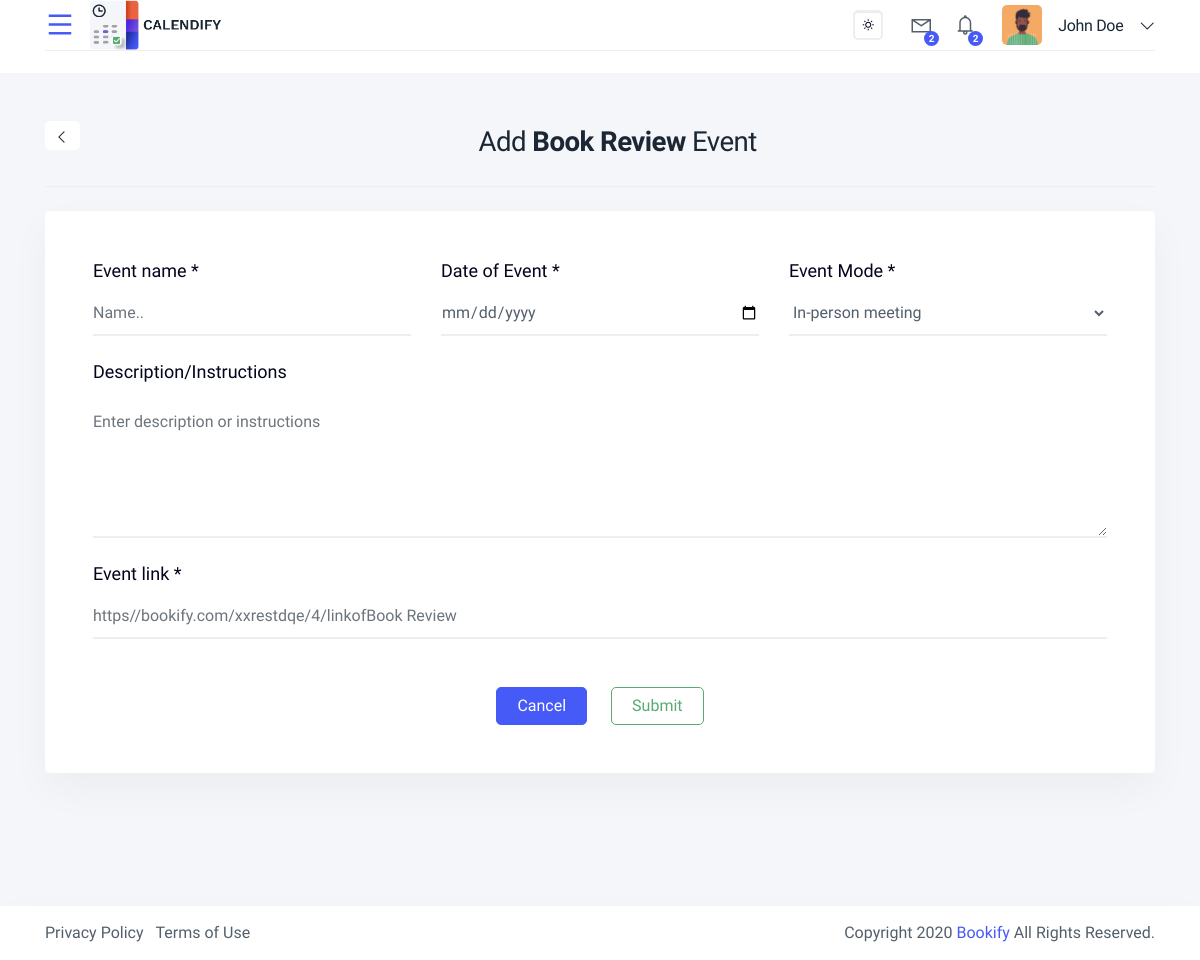
The app's page /add-event/4 (signed in) with its own data.
### app/models.py (models this page shows, shortened)
class User(UserMixin, db.Model):
    __tablename__ = 'users'
    id = db.Column(db.Integer, primary_key=True)
    username = db.Column(db.String(64), index=True, )
    first_name = db.Column(db.String(64), index=True,)
    last_name = db.Column(db.String(64), index=True,)
    email = db.Column(db.String(120), index=True, unique=True)
    password_hash = db.Column(db.String(128))
    user_role = db.Column(db.Integer)
    events = db.relationship('Event', backref='User', lazy=True)

class EventGroup(db.Model):
    __tablename__ = 'event_groups'
    id = db.Column(db.Integer, primary_key=True)
    name = db.Column(db.String(100), nullable=False)
    description = db.Column(db.Text)
    created_at = db.Column(db.DateTime, default=datetime.utcnow)
    events = db.relationship('Event', backref='event_group', lazy=True)

### app/services/views.py (the view, shortened to what this page needs)
@bp.route('/add-event/<int:id>', methods=['GET', 'POST'])
@login_required
def add_event(id):
    group_data = EventGroup.query.get_or_404(id)
    return render_template('services/add-event.html', title='Register', group_data=group_data)

### app/models.py (called while the page is built)
@login.user_loader
def load_user(user_id):
    return User.query.get(user_id)

### app/templates/services/add-event.html (shortened to what this page needs)
﻿{% extends "header.html" %}
{% block body %}
      <div class="content-page">
    <div class="container">
        <div class="row">
            <div class="col-lg-12 mb-4">
                <div class="py-4 border-bottom">
                    <div class="float-left"><a href="/new-event" class="badge bg-white back-arrow"><i class="las la-angle-left"></i></a></div>
                    <div class="form-title text-center">
                        <h3>Add <b>{{ group_data.name }}</b> Event</h3>
                    </div>
                </div>
            </div>
         <div class="col-lg-12">
  <div class="card card-block card-stretch create-workform">
    <div class="card-body p-5">
      <div class="row">
        <div class="col-lg-4 mb-4">
          <label class="title">Event name *</label>
          <input type="text" class="form-control" placeholder="Name.." name="eventName">
        </div>
        <div class="col-lg-4 mb-4">
          <label class="title">Date of Event *</label>
          <input type="date" class="form-control" placeholder="Name.." name="eventDate">
        </div>
        <div class="col-lg-4 mb-4">
          <label class="title">Event Mode *</label>
          <div class="search-dropdown-select device-search">
            <select name="location" class="form-control">
              <option value="in-person-meeting">In-person meeting</option>
            </select>
          </div>
        </div>
        <div class="col-lg-12 mb-4">
          <label class="title mb-3">Description/Instructions</label>
          <textarea id="editar" class="form-control" rows="4" placeholder="Enter description or instructions" name="description"></textarea>
        </div>
        <div class="col-lg-12 mb-4">
          <label class="title">Event link *</label>
          <input type="text" class="form-control" name="eventLink"  placeholder="https//bookify.com/xxrestdqe/{{group_data.id}}/linkof{{group_data.name}}" read-only>
        </div>
        <div class="col-lg-12 mt-4">
          <div class="d-flex flex-wrap align-items-ceter justify-content-center">
            <div class="btn btn-primary mr-4">
              <a href="/dashboard" class="cancel-btn">Cancel</a>
            </div>
            <button type="submit" id="submit-create" class="btn btn-outline-success">Submit</button>
          </div>
        </div>
      </div>
    </div>
  </div>
</div>
        </div>
    </div>
      </div>
    </div>
{% endblock %}

### app/templates/header.html (shortened to what this page needs)
<!doctype html>
<html lang="en">
  <head>
        <link href="{{ url_for('static', filename='book/css/backend.min.css') }}" rel="stylesheet">
        <link href="{{ url_for('static', filename='book/vendor/@fortawesome/fontawesome-free/css/all.min.css') }}" rel="stylesheet">
        <link href="{{ url_for('static', filename='book/vendor/line-awesome/dist/line-awesome/css/line-awesome.min.css') }}" rel="stylesheet">
        <link href="{{ url_for('static', filename='book/vendor/remixicon/fonts/remixicon.css') }}" rel="stylesheet">
        <link rel="stylesheet" href="{{ url_for('static', filename='book/vendor/fullcalendar/core/main.css') }}">
        <link rel="stylesheet" href="{{ url_for('static', filename='book/vendor/fullcalendar/daygrid/main.css') }}">
        <link rel="stylesheet" href="{{ url_for('static', filename='book/vendor/fullcalendar/timegrid/main.css') }}">
        <link rel="stylesheet" href="{{ url_for('static', filename='book/vendor/fullcalendar/list/main.css') }}">
</head>
<body class="fixed-top-navbar top-nav  ">
    <div class="wrapper">
      <div class="iq-top-navbar">
          <div class="container">
              <div class="iq-navbar-custom">
                  <div class="d-flex align-items-center justify-content-between">
                      <div class="iq-navbar-logo d-flex align-items-center justify-content-between">
                          <i class="ri-menu-line wrapper-menu"></i>
                          <a href="/" class="header-logo">
                            <img src="{{ url_for('static', filename='book/images/logo.png') }}" class="img-fluid rounded-normal light-logo" alt="logo">
                          </a>
                      </div>
                        {% if  current_user.is_authenticated %}
                      <nav class="navbar navbar-expand-lg navbar-light p-0">
                          <div class="change-mode">
                              <div class="custom-control custom-switch custom-switch-icon custom-control-indivne">
                                  <div class="custom-switch-inner">
                                      <label class="custom-control-label" for="dark-mode" data-mode="toggle">
                                          <span class="switch-icon-right"><i class="a-right ri-sun-line"></i></span>
                                      </label>
                                  </div>
                              </div>
                          </div>
                          <div class="collapse navbar-collapse" id="navbarSupportedContent">
                              <ul class="navbar-nav ml-auto navbar-list align-items-center">
                                  <li class="nav-item nav-icon dropdown ml-3">
                                      <a href="#" class="search-toggle dropdown-toggle" id="dropdownMenuButton2" data-toggle="dropdown" aria-haspopup="true" aria-expanded="false">
                                          <i class="las la-envelope"></i>
                                          <span class="badge badge-primary count-mail rounded-circle">2</span>
                                      </a>
                                  </li>
                                  <li class="nav-item nav-icon dropdown">
                                      <a href="#" class="search-toggle dropdown-toggle" id="dropdownMenuButton" data-toggle="dropdown" aria-haspopup="true" aria-expanded="false">
                                          <i class="las la-bell"></i>
                                          <span class="badge badge-primary count-mail rounded-circle">2</span>
                                      </a>
                                  </li>
                                  <li class="caption-content">
                                      <a href="#" class="search-toggle dropdown-toggle d-flex align-items-center" id="dropdownMenuButton3" data-toggle="dropdown" aria-haspopup="true" aria-expanded="false">
                                    <img src="{{ url_for('static', filename='book/images/user/01.jpg') }}" class="avatar-40 img-fluid rounded" alt="user">
                                          <div class="caption ml-3">
                                              <h6 class="mb-0 line-height">{{current_user.first_name }} {{ current_user.last_name}}<i class="las la-angle-down ml-3"></i></h6>
                                          </div>
                                      </a>
                                  </li>
                                   {% else %}
                                  <li class=" ">
                                    <a href="/login" class="btn btn-outline-primary rounded-pill mt-2"><i class="ri-heart-line"></i>Login</a>
                                    </li>
                                 </ul>
                                 {% endif %}
                          </div>
                      </nav>
                  </div>
              </div>
          </div>
      </div>
{% block body %}
{% endblock %}
    <footer class="iq-footer">
        <div class="container-fluid container">
            <div class="row">
                <div class="col-lg-6">
                    <ul class="list-inline mb-0">
                        <li class="list-inline-item"><a href="privacy-policy.html">Privacy Policy</a></li>
                        <li class="list-inline-item"><a href="terms-of-service.html">Terms of Use</a></li>
                    </ul>
                </div>
                <div class="col-lg-6 text-right">
                    Copyright 2020 <a href="#">Bookify</a> All Rights Reserved.
                </div>
            </div>
        </div>
    </footer>
</body>
</html>

### records on screen
User: first_name "John", last_name "Doe"
EventGroup: name "Book Review", eventLink "https//bookify.com/xxrestdqe/4/linkofBook Review"
